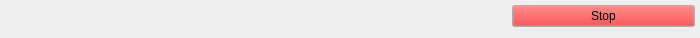
<?xml version="1.0" encoding="UTF-8"?>
<ui version="4.0">
 <class>Form</class>
 <widget class="QWidget" name="Form">
  <property name="geometry">
   <rect>
    <x>0</x>
    <y>0</y>
    <width>700</width>
    <height>38</height>
   </rect>
  </property>
  <property name="sizePolicy">
   <sizepolicy hsizetype="Preferred" vsizetype="Fixed">
    <horstretch>0</horstretch>
    <verstretch>0</verstretch>
   </sizepolicy>
  </property>
  <property name="minimumSize">
   <size>
    <width>400</width>
    <height>32</height>
   </size>
  </property>
  <property name="maximumSize">
   <size>
    <width>16777215</width>
    <height>38</height>
   </size>
  </property>
  <property name="windowTitle">
   <string>Form</string>
  </property>
  <layout class="QVBoxLayout" name="verticalLayout">
   <property name="spacing">
    <number>0</number>
   </property>
   <property name="leftMargin">
    <number>0</number>
   </property>
   <property name="topMargin">
    <number>0</number>
   </property>
   <property name="rightMargin">
    <number>0</number>
   </property>
   <property name="bottomMargin">
    <number>0</number>
   </property>
   <item>
    <layout class="QGridLayout" name="gridLayout">
     <property name="rightMargin">
      <number>5</number>
     </property>
     <property name="bottomMargin">
      <number>5</number>
     </property>
     <property name="horizontalSpacing">
      <number>10</number>
     </property>
     <property name="verticalSpacing">
      <number>5</number>
     </property>
     <item row="0" column="4">
      <widget class="PyDMByteIndicator" name="PyDMByteIndicator">
       <property name="sizePolicy">
        <sizepolicy hsizetype="Fixed" vsizetype="Fixed">
         <horstretch>0</horstretch>
         <verstretch>0</verstretch>
        </sizepolicy>
       </property>
       <property name="minimumSize">
        <size>
         <width>32</width>
         <height>32</height>
        </size>
       </property>
       <property name="maximumSize">
        <size>
         <width>32</width>
         <height>32</height>
        </size>
       </property>
       <property name="toolTip">
        <string/>
       </property>
       <property name="channel" stdset="0">
        <string>ca://${MOTOR}.MOVN</string>
       </property>
       <property name="showLabels" stdset="0">
        <bool>false</bool>
       </property>
       <property name="circles" stdset="0">
        <bool>true</bool>
       </property>
      </widget>
     </item>
     <item row="0" column="3">
      <widget class="PyDMLabel" name="PyDMLabel_2">
       <property name="sizePolicy">
        <sizepolicy hsizetype="Fixed" vsizetype="Fixed">
         <horstretch>0</horstretch>
         <verstretch>0</verstretch>
        </sizepolicy>
       </property>
       <property name="minimumSize">
        <size>
         <width>75</width>
         <height>0</height>
        </size>
       </property>
       <property name="font">
        <font>
         <pointsize>16</pointsize>
        </font>
       </property>
       <property name="toolTip">
        <string/>
       </property>
       <property name="channel" stdset="0">
        <string>ca://${MOTOR}.RBV</string>
       </property>
       <property name="displayFormat" stdset="0">
        <enum>PyDMLabel::Decimal</enum>
       </property>
      </widget>
     </item>
     <item row="0" column="1">
      <widget class="PyDMLabel" name="PyDMLabel">
       <property name="font">
        <font>
         <pointsize>16</pointsize>
         <weight>75</weight>
         <bold>true</bold>
        </font>
       </property>
       <property name="toolTip">
        <string/>
       </property>
       <property name="channel" stdset="0">
        <string>ca://${MOTOR}.DESC</string>
       </property>
       <property name="displayFormat" stdset="0">
        <enum>PyDMLabel::String</enum>
       </property>
      </widget>
     </item>
     <item row="0" column="5">
      <widget class="PyDMPushButton" name="PyDMPushButton">
       <property name="maximumSize">
        <size>
         <width>200</width>
         <height>16777215</height>
        </size>
       </property>
       <property name="palette">
        <palette>
         <active>
          <colorrole role="Button">
           <brush brushstyle="SolidPattern">
            <color alpha="255">
             <red>255</red>
             <green>0</green>
             <blue>0</blue>
            </color>
           </brush>
          </colorrole>
         </active>
         <inactive>
          <colorrole role="Button">
           <brush brushstyle="SolidPattern">
            <color alpha="255">
             <red>255</red>
             <green>0</green>
             <blue>0</blue>
            </color>
           </brush>
          </colorrole>
         </inactive>
         <disabled>
          <colorrole role="Button">
           <brush brushstyle="SolidPattern">
            <color alpha="255">
             <red>255</red>
             <green>0</green>
             <blue>0</blue>
            </color>
           </brush>
          </colorrole>
         </disabled>
        </palette>
       </property>
       <property name="toolTip">
        <string/>
       </property>
       <property name="text">
        <string>Stop</string>
       </property>
       <property name="channel" stdset="0">
        <string>ca://${MOTOR}.STOP</string>
       </property>
       <property name="pressValue" stdset="0">
        <string>1</string>
       </property>
      </widget>
     </item>
     <item row="0" column="2">
      <widget class="PyDMLabel" name="PyDMLabel_3">
       <property name="font">
        <font>
         <pointsize>16</pointsize>
         <weight>50</weight>
         <bold>false</bold>
        </font>
       </property>
       <property name="toolTip">
        <string/>
       </property>
       <property name="channel" stdset="0">
        <string>ca://${MOTOR}.VAL</string>
       </property>
      </widget>
     </item>
    </layout>
   </item>
  </layout>
 </widget>
 <customwidgets>
  <customwidget>
   <class>PyDMLabel</class>
   <extends>QLabel</extends>
   <header>pydm.widgets.label</header>
  </customwidget>
  <customwidget>
   <class>PyDMByteIndicator</class>
   <extends>QWidget</extends>
   <header>pydm.widgets.byte</header>
  </customwidget>
  <customwidget>
   <class>PyDMPushButton</class>
   <extends>QPushButton</extends>
   <header>pydm.widgets.pushbutton</header>
  </customwidget>
 </customwidgets>
 <resources/>
 <connections/>
</ui>
